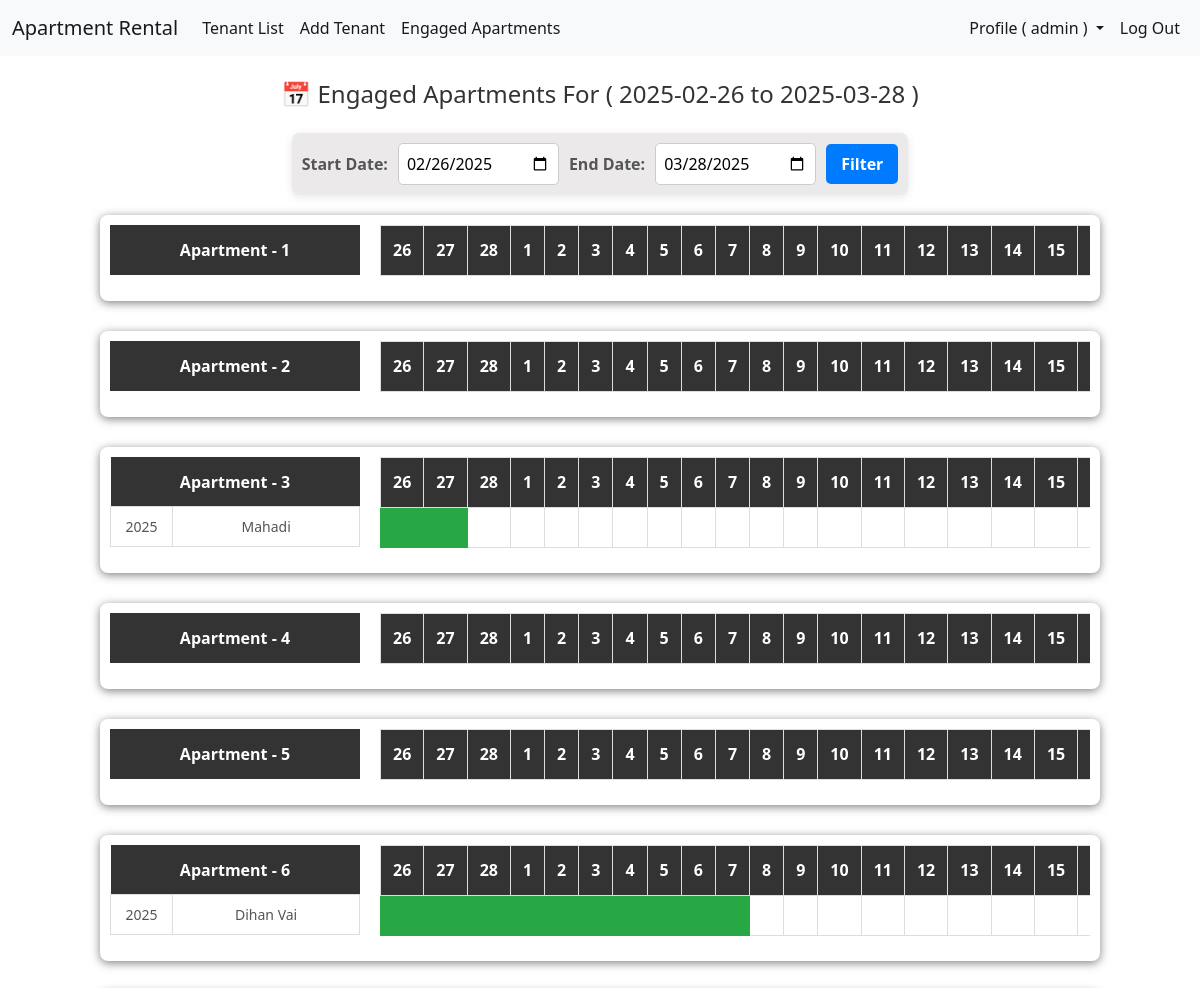
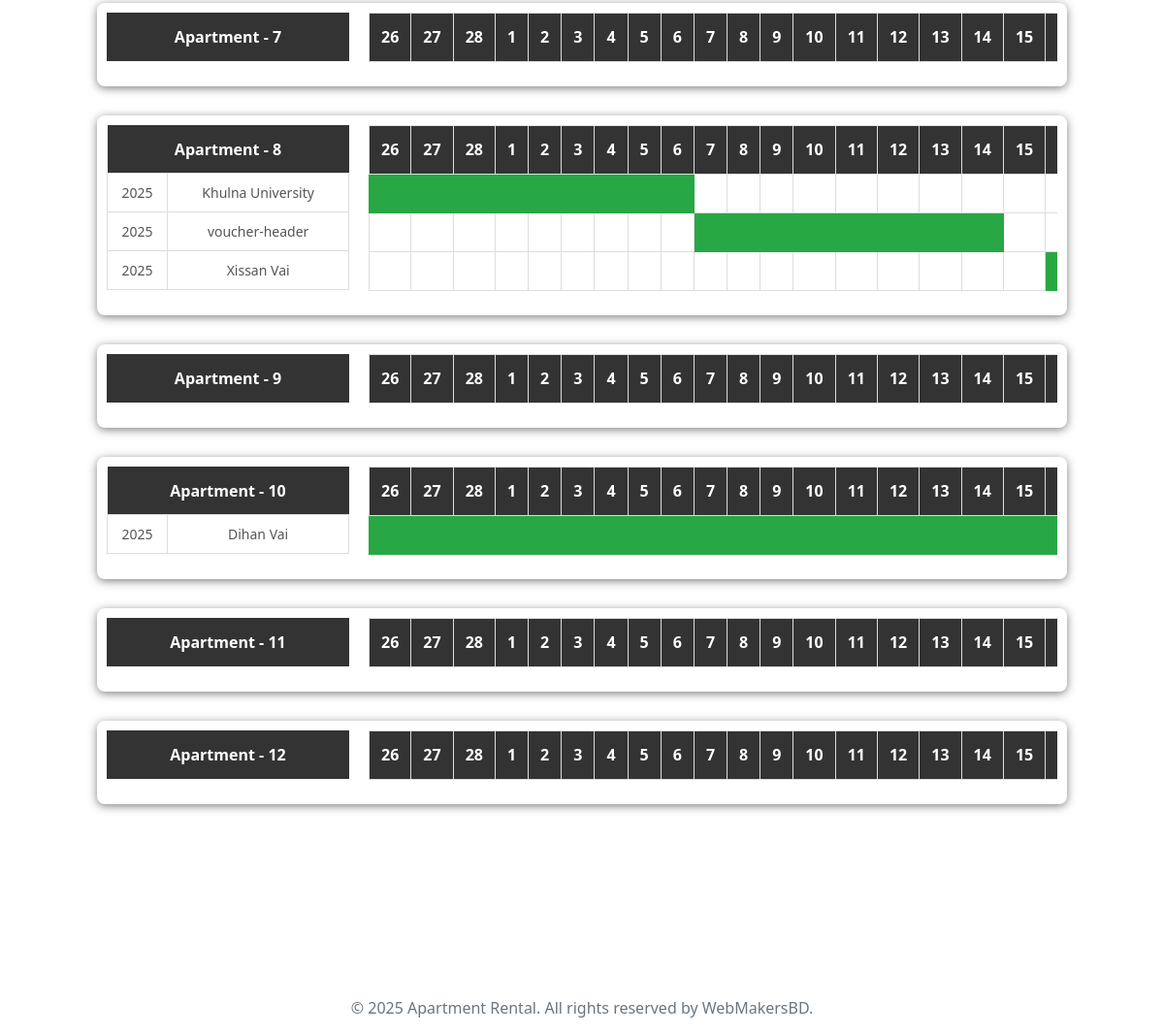
Screenshot of /calendar/engaged-apartments/ (signed in) with the database file from the repository (2 pictures, top to bottom).
### tenants/models.py (models this page shows, shortened)
class Apartment(models.Model):
    number = models.PositiveIntegerField(unique=True)
    is_booked = models.BooleanField(default=False)

### calendar_app/views.py (the view)
# urls.py: path('engaged-apartments/', views.engaged_apartments, name='engaged_apartments'),  # New view
def engaged_apartments(request):
    user = request.user
    if user.is_authenticated and user.is_superuser:
        today = now().date()
        start_date = request.GET.get('start_date', now().date())
        end_date = request.GET.get('end_date', now().date() + timedelta(days=30))  # Default to next 30 days
        start_date = datetime.strptime(str(start_date), "%Y-%m-%d").date()
        end_date = datetime.strptime(str(end_date), "%Y-%m-%d").date()
        engaged_apartments = Apartment.objects.all().order_by('number')
        apartment_data = []
        for apartment in engaged_apartments:
            tenants = Tenant.objects.filter(apartment=apartment).order_by("move_in_date")
            tenant_entries = []
            for tenant in tenants:
                if tenant.move_out_date and tenant.move_out_date.date() >= start_date:
                    move_in = tenant.move_in_date.date()
                    move_out = tenant.move_out_date.date() if tenant.move_out_date else None
                    date_range = []
                    if move_out:
                        current_date = move_in
                        while current_date <= move_out and current_date <= end_date:
                            if current_date >= start_date:
                                date_range.append(current_date.strftime("%Y-%m-%d"))
                            current_date += timedelta(days=1)
                    tenant_entries.append({
                        "name": tenant.name,
                        "year": move_in.year,
                        "move_in": move_in.strftime("%Y-%m-%d"),
                        "move_out": move_out.strftime("%Y-%m-%d") if move_out else "Present",
                        "dates": date_range
                    })
            apartment_data.append({
                "apartment": apartment,
                "tenants": tenant_entries
            })
        context = {
            "apartment_data": apartment_data,
            "start_date": start_date.strftime("%Y-%m-%d"),
            "end_date": end_date.strftime("%Y-%m-%d"),
            "date_range": [start_date + timedelta(days=i) for i in range((end_date - start_date).days + 1)],
            "today": today,
        }
        return render(request, "calendar_app/engaged_apartments.html", context)
    else:
        messages.error(request, 'You have to log in as an Admin to access this page.')
        return redirect('login')

### templates/calendar_app/engaged_apartments.html (shortened to what this page needs)
{% extends 'base.html' %}
{% load static %}
{% block extra_head %}
<link rel="stylesheet" href="{% static 'css/calendar_app/engaged_apartments.css' %}">
{% endblock %}
{% block content %}
<h2 class="text-center m-4">📅 Engaged Apartments For ( {{ start_date }} to {{ end_date }} )</h2>
<div class="filter-form ">
    <form method="GET" >
        <label for="start_date">Start Date:</label>
        <input type="date" id="start_date" name="start_date" value="{{ start_date }}">
        <label for="end_date">End Date:</label>
        <input type="date" id="end_date" name="end_date" value="{{ end_date }}">
        <button type="submit">Filter</button>
    </form>
</div>
{% for data in apartment_data %}
<div class="table-container col-10 me-auto ms-auto">
    <div class="left-table">
        <table>
            <thead>
                <tr>
                    <th colspan="2">Apartment - {{ data.apartment.number }}</th>
                </tr>
            </thead>
            <tbody>
                {% for tenant in data.tenants %}
                    {% if tenant.year and tenant.name %}
                        <tr>
                            <td class="year-cell">{{ tenant.year }}</td>
                            <td class="name-cell" data-fullname="{{ tenant.name }}">{{ tenant.name }}</td>
                        </tr>
                    {% endif %}
                {% endfor %}
            </tbody>
        </table>
    </div>
    <div class="right-table">
        <table>
            <thead>
                <tr>
                    {% for day in date_range %}
                        <th>{{ day.day }}</th>
                    {% endfor %}
                </tr>
            </thead>
            <tbody>
                {% for tenant in data.tenants %}
                    <tr>
                        {% for day in date_range %}
                            <td class="{% if day|date:'Y-m-d' in tenant.dates %}engaged{% endif %}"></td>
                        {% endfor %}
                    </tr>
                {% endfor %}
            </tbody>
        </table>
    </div>
</div>
{% endfor %}
{% endblock %}

### templates/base.html (shortened to what this page needs)
{% load static %}
<!DOCTYPE html>
<html lang="en">
  <head>
    <link
      href="https://cdn.jsdelivr.net/npm/bootstrap@5.0.2/dist/css/bootstrap.min.css"
      rel="stylesheet"
    />
    {% block extra_head %} {% endblock %}
  </head>
  <body>
    <header>
      <nav class="navbar navbar-expand-lg navbar-light bg-light">
        <div class="container-fluid">
            <a class="navbar-brand" href="{% url 'tenant_list' %}">Apartment Rental</a>
            <div class="collapse navbar-collapse" id="navbarSupportedContent">
                <ul class="navbar-nav me-auto mb-2 mb-lg-0">
                    <li class="nav-item">
                        <a class="nav-link active" aria-current="page" href="{% url 'tenant_list' %}">Tenant List</a>
                    </li>
                    <li class="nav-item">
                        <a class="nav-link active" href="{% url 'add_tenant' %}">Add Tenant</a>
                    </li>
                    <li class="nav-item">
                      <a class="nav-link active" href="{% url 'engaged_apartments' %}">Engaged Apartments</a>
                    </li>
                </ul>
                <ul class="navbar-nav ms-auto mb-2 mb-lg-0">
                    {% if user.is_authenticated %}
                    <li class="nav-item dropdown">
                      <a class="nav-link active dropdown-toggle" href="#" role="button" data-bs-toggle="dropdown" aria-expanded="false">
                       Profile ( {{ user.username }} )
                      </a>
                    </li>
                    <li class="nav-item">
                        <a class="nav-link active" href="{% url 'logout' %}">Log Out</a>
                    </li>
                    {% endif %}
                </ul>
            </div>
        </div>
    </nav>
    </header>
    <main>
      {% block content %}
      {% endblock %}
    </main>
    <br /><br /><br /><br /><br /><br /><br />
    <footer class="footer text-center text-muted">
      <p>&copy; 2025 Apartment Rental. All rights reserved by WebMakersBD.</p>
    </footer>
  </body>
</html>

### static/css/calendar_app/engaged_apartments.css (style rules this page uses)
h2 { text-align: center; color: #333; font-size: 24px; margin-bottom: 20px; }
.filter-form { display: flex; justify-content: center; align-items: center; }
form { display: flex; justify-content: center; align-items: center; gap: 10px; margin-bottom: 20px; padding: 10px; background: #ebe9e9; border-radius: 8px; box-shadow: 0 2px 10px rgba(0, 0, 0, 0.1); }
form label { font-weight: bold; color: #555; }
form input { padding: 8px; border: 1px solid #ccc; border-radius: 5px; }
form button { background-color: #007bff; color: white; border: none; padding: 8px 15px; border-radius: 5px; cursor: pointer; font-weight: bold; transition: 0.3s; }
.table-container { display: flex; justify-content: center; overflow-x: auto; border-radius: 8px; gap: 20px; margin-bottom: 30px; padding: 10px; background: #fff; box-shadow: 0 2px 10px rgba(0, 0, 0, 0.5); }
.left-table { width: 250px; position: sticky; left: 0; z-index: 2; }
.left-table table { width: 250px; border-collapse: collapse; }
.left-table th { height: 50px; width: 100%; text-align: center; background-color: #333; color: white; padding: 12px; font-size: 16px; }
.left-table td { border: 1px solid #ddd; height: 40px; padding: 8px; font-size: 14px; color: #555; }
.left-table .year-cell { width : 25%; text-align: center; }
.left-table .name-cell { width: 75%; text-align: center; }
.right-table { padding-bottom: 15px; overflow-x: auto; white-space: nowrap; flex-grow: 1; position: relative; }
.right-table table { width: 100%; border-collapse: collapse; }
.right-table th { height: 50px; text-align: center; background-color: #333; color: white; padding: 12px; font-size: 16px; border: 1px solid #ddd; }
.right-table td { background-color: #fff; height: 40px; padding: 8px; font-size: 14px; color: #555; border: 1px solid #ddd; }
td.engaged { background-color: #28a745 !important; border: 1px solid #28a745 !important; }

### rows the page displays
Apartment: apartment.number "1", day "26" "27" "28" "1" "2" "3" "4" "5" "6" "7" "8" "9" "10" "11" "12" "13" "14" "15"
Apartment: apartment.number "2", day "26" "27" "28" "1" "2" "3" "4" "5" "6" "7" "8" "9" "10" "11" "12" "13" "14" "15"
Apartment: apartment.number "3", year "2025", day "26" "27" "28" "1" "2" "3" "4" "5" "6" "7" "8" "9" "10" "11" "12" "13" "14" "15"
Apartment: apartment.number "4", day "26" "27" "28" "1" "2" "3" "4" "5" "6" "7" "8" "9" "10" "11" "12" "13" "14" "15"
Apartment: apartment.number "5", day "26" "27" "28" "1" "2" "3" "4" "5" "6" "7" "8" "9" "10" "11" "12" "13" "14" "15"
Apartment: apartment.number "6", year "2025", day "26" "27" "28" "1" "2" "3" "4" "5" "6" "7" "8" "9" "10" "11" "12" "13" "14" "15"
Apartment: apartment.number "7", day "26" "27" "28" "1" "2" "3" "4" "5" "6" "7" "8" "9" "10" "11" "12" "13" "14" "15"
Apartment: apartment.number "8", year "2025" "2025" "2025", day "26" "27" "28" "1" "2" "3" "4" "5" "6" "7" "8" "9" "10" "11" "12" "13" "14" "15"
Apartment: apartment.number "9", day "26" "27" "28" "1" "2" "3" "4" "5" "6" "7" "8" "9" "10" "11" "12" "13" "14" "15"
Apartment: apartment.number "10", year "2025", day "26" "27" "28" "1" "2" "3" "4" "5" "6" "7" "8" "9" "10" "11" "12" "13" "14" "15"
Apartment: apartment.number "11", day "26" "27" "28" "1" "2" "3" "4" "5" "6" "7" "8" "9" "10" "11" "12" "13" "14" "15"
Apartment: apartment.number "12", day "26" "27" "28" "1" "2" "3" "4" "5" "6" "7" "8" "9" "10" "11" "12" "13" "14" "15"

### other values shown
{{ user.username }} "admin"
{{ start_date }} "2025-02-26"
{{ end_date }} "2025-03-28"
